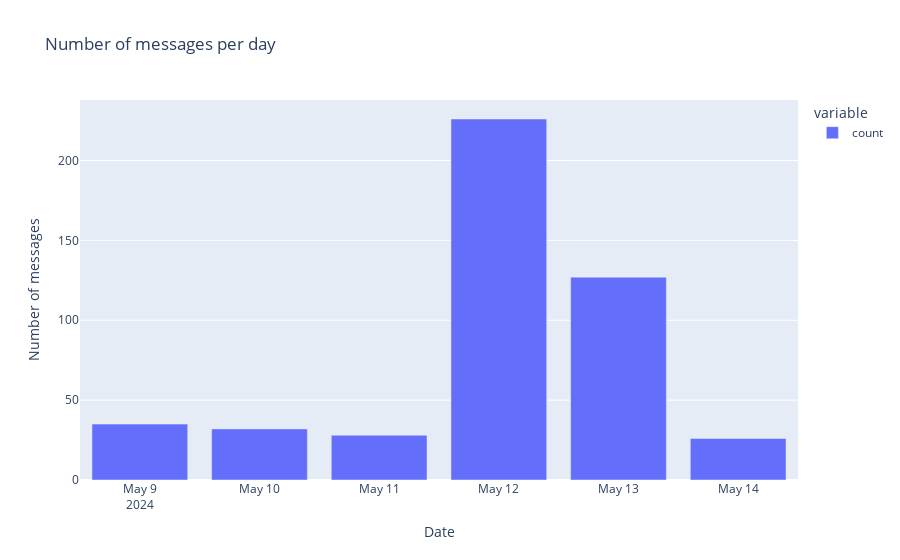

Notebook code for this chart:
### Code cell
#plot the date and time of the messages per day
fig = px.bar(ds_data['date'].dt.date.value_counts(), title='Number of messages per day')
fig.update_layout(xaxis_title='Date', yaxis_title='Number of messages')
fig.show()

### Figure 1 — Plotly figure (JSON) as saved in the notebook; plotly's stock layout.template omitted (floating-point values rounded to 4 significant figures)
{"data": [{"alignmentgroup": "True", "hovertemplate": "variable=count<br>date=%{x}<br>value=%{y}<extra></extra>", "legendgroup": "count", "marker": {"color": "#636efa", "pattern": {"shape": ""}}, "name": "count", "offsetgroup": "count", "orientation": "v", "showlegend": true, "textposition": "auto", "type": "bar", "x": ["2024-05-12", "2024-05-13", "2024-05-09", "2024-05-10", "2024-05-11", "2024-05-14"], "xaxis": "x", "y": [226, 127, 35, 32, 28, 26], "yaxis": "y"}], "layout": {"barmode": "relative", "legend": {"title": {"text": "variable"}, "tracegroupgap": 0}, "title": {"text": "Number of messages per day"}, "xaxis": {"anchor": "y", "domain": [0, 1], "title": {"text": "Date"}}, "yaxis": {"anchor": "x", "domain": [0, 1], "title": {"text": "Number of messages"}}}}
